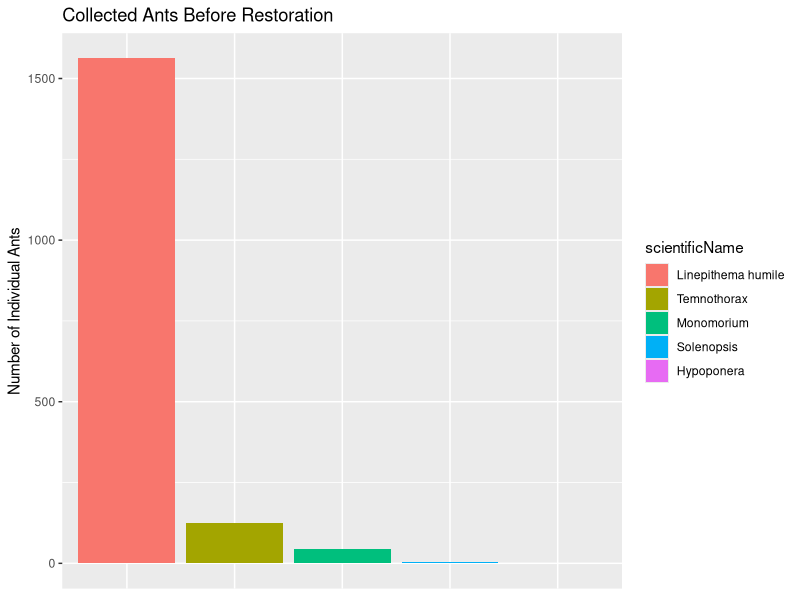
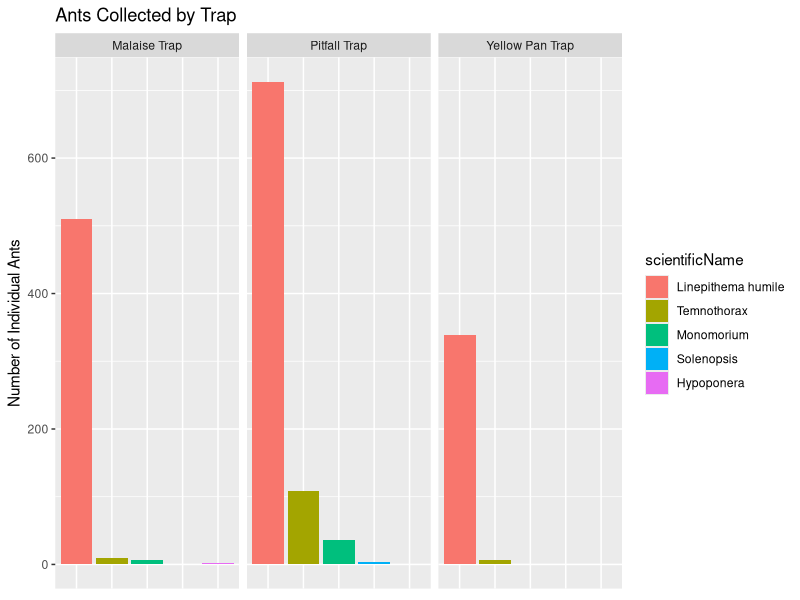
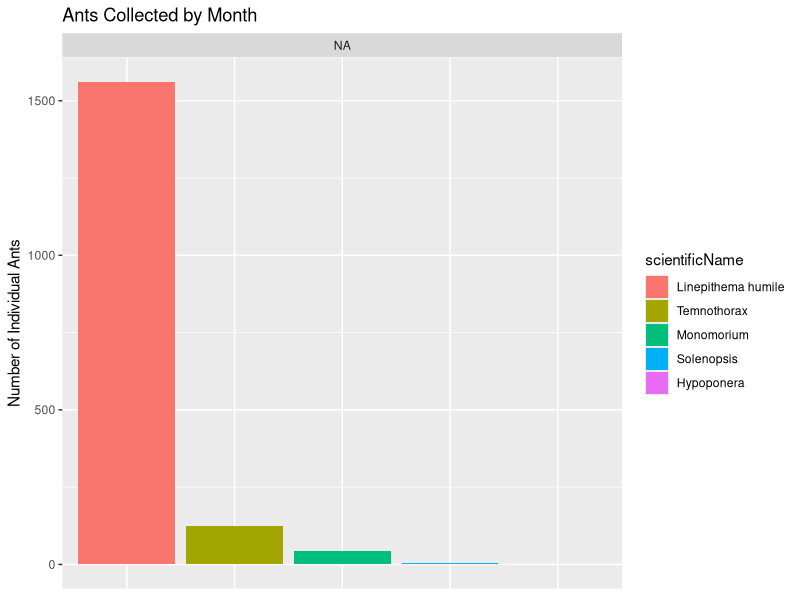
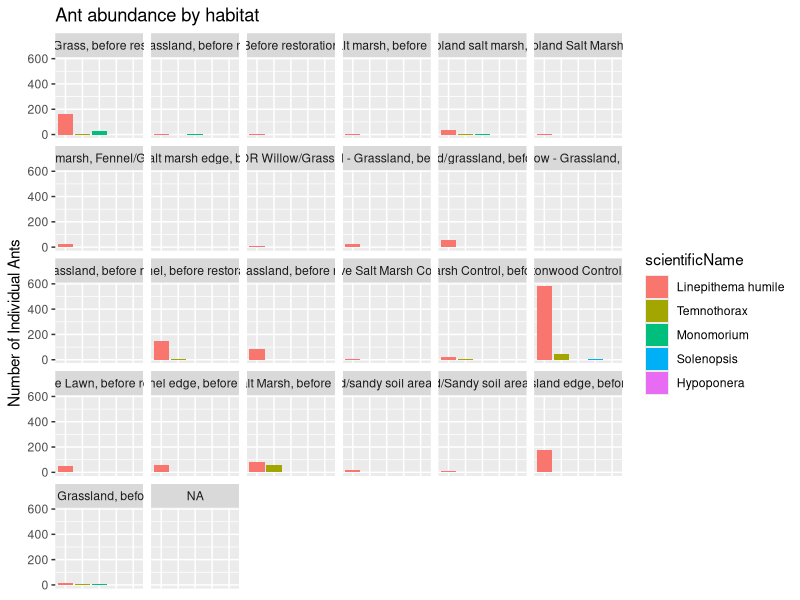
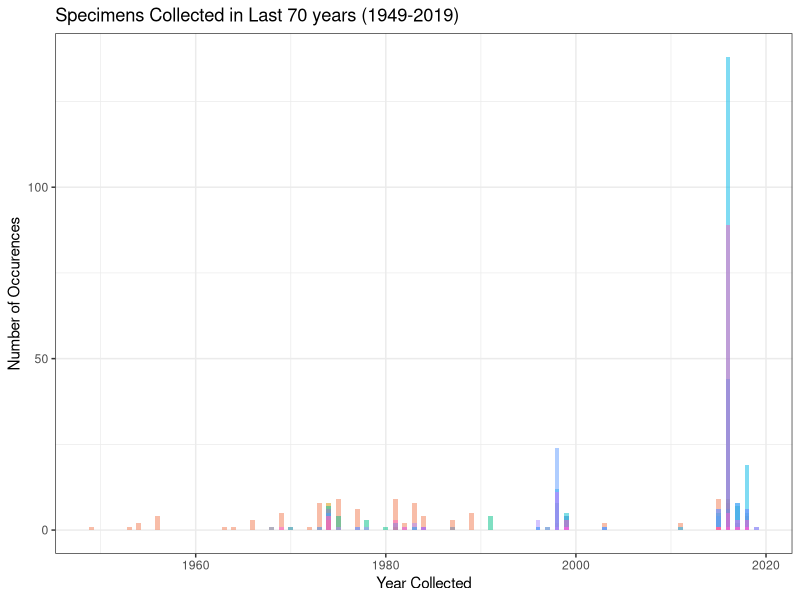

The R source for these figures, in order:
## ---- chunk 1
knitr::opts_chunk$set(echo = TRUE)
## ---- chunk 2
library(tidyverse)
library(RColorBrewer)
library(forcats)
library(lubridate)
library(dbplyr)
## ---- chunk 3
allsbcoants<- read_csv("newsbcoants.csv")


#make df way less obnoxious
antssimple <-allsbcoants %>%
#selecting columns to keep for data analysis
  select(
    order, family, scientificName, year, month, eventDate, verbatimEventDate, samplingProtocol, habitat, country, stateProvince, county, municipality, decimalLatitude, decimalLongitude, recordedBy, individualCount)

#puts months in order numerically and abbr
antssimple$month = factor(antssimple$month, levels = month.name, labels = month.abb)

#sum of all individual ants from NCOS
sumant <- sum(antssimple$individualCount, na.rm = FALSE)

antsncos<-antssimple %>%
#excluded anything that doesnt have UCSB Arthropod Survey
  filter(recordedBy =="UCSB Arthropod Survey")%>%
#exluded anything that doesn't have a genera level determination
  filter(scientificName !="Formicidae")

#Filters out ants not identified to genus
antssimplegenera<-antssimple%>%
  filter(scientificName !="Formicidae")%>%
  filter(scientificName !="Myrmicinae")

#sum of all ants in ncos
sumantncos <- sum(antsncos$individualCount, na.rm = FALSE)

#this is just scientific names and individual count dataframe
antstotalncos<-antsncos %>%
  select(scientificName, individualCount)

#Temnothorax dataframe only, NCOS
temno<-antstotalncos%>%
  filter(scientificName == "Temnothorax")
#sum of individual Temnothorax
sumtemno<-sum(temno$individualCount)

#L. humile dataframe only, NCOS
lhumile<-antstotalncos%>%
  filter(scientificName=="Linepithema humile")
#sum of individual L. humile
sumlhumile<-sum(lhumile$individualCount)

#Solenopsis dataframe only, NCOS
solenopsis<-antstotalncos%>%
  filter(scientificName=="Solenopsis")
#sum of individual Solenopsis
sumsol<-sum(solenopsis$individualCount)

#Monomorium dataframe only, NCOS
mono<-antstotalncos%>%
  filter(scientificName=="Monomorium")
#sum of individual Monomorium
summono<-sum(mono$individualCount)

#Hypoponera dataframe only, NCOS
hypo<-antstotalncos%>%
  filter(scientificName=="Hypoponera")
#sum of individual Hypoponera
sumhypo<-sum(hypo$individualCount)

## ---- chunk 4
#Graph of each genus of ant with actual counts

scinameabund<- ggplot(mutate
                     (antsncos, scientificName = fct_infreq(scientificName))) + 
  geom_bar(
    aes(x = scientificName, fill= scientificName, weight=individualCount)
    ) +
  labs(x="Scientific Name", y="Number of Individual Ants", title = "Collected Ants Before Restoration") +
  theme(axis.title.x=element_blank(),
        axis.text.x=element_blank(),
        axis.ticks.x=element_blank()
        )

scinameabund
########################################################################################
#Bar plot of trap type with actual counts

traptype <- scinameabund + facet_wrap(~samplingProtocol) +labs(title = "Ants Collected by Trap")
traptype

########################################################################################
#Plot of ants by month

yearant <- scinameabund + facet_wrap(~month) + labs(title = "Ants Collected by Month")
yearant

#######################################################################################
#Habitats need to be condensed

habant <- scinameabund + facet_wrap(~habitat) + labs(title = "Ant abundance by habitat")
habant

#######################################################################################
#Histogram of ant occurences and genus

ggplot(antssimplegenera, aes(x = year, fill=scientificName)) +
      geom_histogram(position = "identity", alpha = 0.5, binwidth=0.5, na.rm = FALSE, show.legend = FALSE) + 
  theme_bw() + labs(x= "Year Collected", y= "Number of Occurences", title = "Specimens Collected in Last 70 years (1949-2019)")
